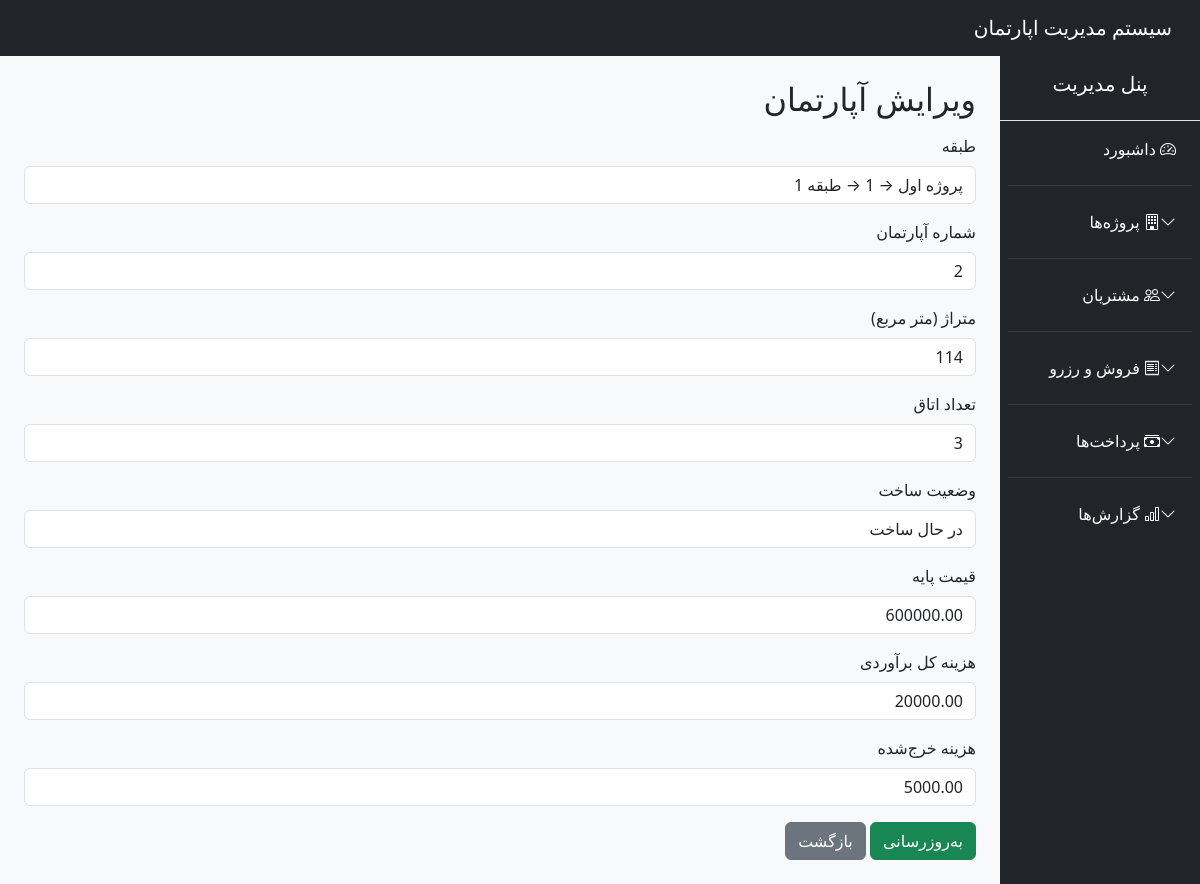
/public/?route=apartments_edit&id=2 (signed in), run on the app's committed database.
### tables this page shows
CREATE TABLE `apartments` (
  `id` int(11) NOT NULL,
  `floor_id` int(11) NOT NULL,
  `apartment_number` varchar(50) NOT NULL,
  `area` float DEFAULT NULL,
  `rooms` int(11) DEFAULT NULL,
  `status` enum('COMPLETED','UNDER_CONSTRUCTION','NOT_STARTED') NOT NULL,
  `base_price` decimal(15,2) DEFAULT NULL,
  `estimated_total_cost` decimal(15,2) DEFAULT NULL,
  `spent_cost` decimal(15,2) DEFAULT 0.00,
  `created_at` timestamp NOT NULL DEFAULT current_timestamp()
);

CREATE TABLE `floors` (
  `id` int(11) NOT NULL,
  `block_id` int(11) NOT NULL,
  `floor_number` int(11) NOT NULL
);

CREATE TABLE `projects` (
  `id` int(11) NOT NULL,
  `name` varchar(100) NOT NULL,
  `location` varchar(255) DEFAULT NULL,
  `description` text DEFAULT NULL,
  `created_at` timestamp NOT NULL DEFAULT current_timestamp(),
  `status` enum('ACTIVE','INACTIVE','COMPLETED') NOT NULL DEFAULT 'ACTIVE'
);

### app/core/Controller.php (called while the page is built, shortened)
<?php
class Controller {
    protected function view($view, $data = []) {
        extract($data);
        require "../app/views/$view.php";
    }
    protected function model($model) {
        return new $model;
    }
}

### app/controllers/ApartmentController.php (called while the page is built, shortened)
<?php
class ApartmentController extends Controller
{
    public function edit()
    {
        $id = $_GET['id'] ?? null;
        $apartmentModel = $this->model("Apartment");
        $floorModel = $this->model("Floor");
        $apartment = $apartmentModel->find($id);
        $floors = $floorModel->all();
        $this->view("apartments/edit", compact('apartment', 'floors', 'page_title'));
    }
}

### public/index.php (called while the page is built, shortened)
<?php
require_once "../app/core/Database.php";
require_once "../app/core/Controller.php";
require_once "../app/core/Model.php";
require_once "../routes/web.php";

### app/core/Database.php (called while the page is built, shortened)
<?php
class Database {
    private static $instance = null;
    private function __construct() {
        $config = require __DIR__ . '/../../config/config.php';
        $dsn = "mysql:host={$config['db']['host']};dbname={$config['db']['dbname']};charset=utf8mb4";
        try {
            $this->pdo = new PDO($dsn, $config['db']['user'], $config['db']['pass']);
        } catch (PDOException $e) {
            die("DB Connection Failed: " . $e->getMessage());
        }
    }
    public static function connect() {
        if (self::$instance === null) {
            self::$instance = new Database();
        }
        return self::$instance->pdo;
    }
}

### config/config.php (called while the page is built)
<?php
return [
    'db' => [
        'host' => 'localhost',
        'dbname' => 'apartment_system',
        'user' => 'root',
        'pass' => ''
    ]
];

### app/core/Model.php (called while the page is built, shortened)
<?php
class Model {
    public function __construct() {
        $this->db = Database::connect();
    }
}

### app/models/Floor.php (called while the page is built, shortened)
<?php
class Floor extends Model
{
    public function all()
    {
        $sql = "SELECT f.*, b.name AS block_name, p.name AS project_name
                FROM floors f
                JOIN blocks b ON f.block_id = b.id
                JOIN projects p ON b.project_id = p.id
                ORDER BY f.id DESC";
        return $this->db->query($sql)->fetchAll(PDO::FETCH_ASSOC);
    }
}

### app/models/Apartment.php (called while the page is built, shortened)
<?php
class Apartment extends Model
{
    protected $table = 'apartments';
    public function find($id)
    {
        $stmt = $this->db->prepare("SELECT * FROM {$this->table} WHERE id = ?");
        $stmt->execute([$id]);
        return $stmt->fetch(PDO::FETCH_ASSOC);
    }
}

### app/views/apartments/edit.php (the view, shortened to what this page needs)
<?php require "../app/views/layouts/header.php"; ?>
<?php require "../app/views/layouts/sidebar.php"; ?>
<h2 class="mb-3">ویرایش آپارتمان</h2>
<form method="post" action="/apartment_system/public/?route=apartments_update">
    <div class="mb-3">
        <label class="form-label">طبقه</label>
        <select name="floor_id" class="form-control" required>
            <?php foreach ($floors as $floor): ?>
                <option value="<?= $floor['id'] ?>"
                    <?= $floor['id'] == $apartment['floor_id'] ? 'selected' : '' ?>>
                    <?= $floor['project_name'] ?> → <?= $floor['block_name'] ?> → طبقه <?= $floor['floor_number'] ?>
                </option>
            <?php endforeach; ?>
        </select>
    </div>
    <div class="mb-3">
        <label class="form-label">شماره آپارتمان</label>
        <input type="text" name="apartment_number" class="form-control"
               value="<?= $apartment['apartment_number'] ?>" required>
    </div>
    <div class="mb-3">
        <label class="form-label">متراژ (متر مربع)</label>
        <input type="number" name="area" class="form-control"
               value="<?= $apartment['area'] ?>">
    </div>
    <div class="mb-3">
        <label class="form-label">تعداد اتاق</label>
        <input type="number" name="rooms" class="form-control"
               value="<?= $apartment['rooms'] ?>">
    </div>
    <div class="mb-3">
        <label class="form-label">وضعیت ساخت</label>
        <select name="status" class="form-control">
            <option value="UNDER_CONSTRUCTION"
                <?= $apartment['status'] == 'UNDER_CONSTRUCTION' ? 'selected' : '' ?>>
                در حال ساخت
            </option>
        </select>
    </div>
    <div class="mb-3">
        <label class="form-label">قیمت پایه</label>
        <input type="number" name="base_price" class="form-control"
               value="<?= $apartment['base_price'] ?>">
    </div>
    <div class="mb-3">
        <label class="form-label">هزینه کل برآوردی</label>
        <input type="number" name="estimated_total_cost" class="form-control"
               value="<?= $apartment['estimated_total_cost'] ?>">
    </div>
    <div class="mb-3">
        <label class="form-label">هزینه خرج‌شده</label>
        <input type="number" name="spent_cost" class="form-control"
               value="<?= $apartment['spent_cost'] ?>">
    </div>
    <button class="btn btn-success">به‌روزرسانی</button>
    <a href="/apartment_system/public/?route=apartments" class="btn btn-secondary">بازگشت</a>
</form>
<?php require "../app/views/layouts/footer.php"; ?>

### data on the page
apartments: floor_id "پروژه اول → 1 → طبقه 1", apartment_number "2", area "114", rooms "3", status "در حال ساخت", base_price "600000.00", estimated_total_cost "20000.00", spent_cost "5000.00"
